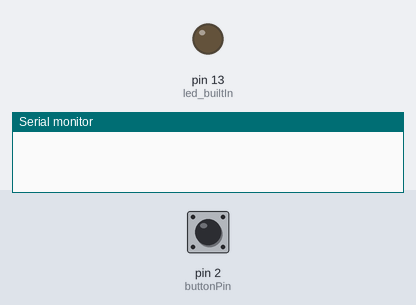
The sketch below on a simulated Arduino Uno, built with avr-gcc and run on an emulated ATmega328P. Parts: output pins drawn as LEDs (lit = HIGH), the last lines printed to the serial monitor. Inputs (shaded band) come from the test bench; at power-on: pin 2 (buttonPin) HIGH.

Above: at 1.2 s.
1.3 s: pin 2 (buttonPin) pulled LOW for 0.15 s
At 3.6 s:
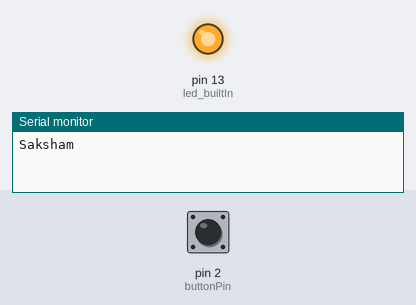
Timing chart, 0 to 10.4 s (numbered marks = the images above; inputs shaded):
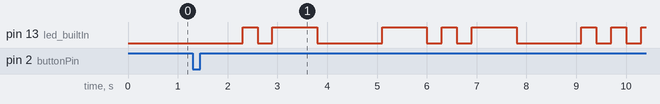

Measured:
- after the input at 1.3 s, pin 13 (led_builtIn): LOW → HIGH after 1.0 s, → LOW 0.30 s later, → HIGH 0.30 s later, → LOW 0.90 s later, … (15 changes in this stretch)

The sketch:

morsecode.ino
```cpp
// Pin configuration
int led_builtIn = 13; // Pin number for the built-in LED
volatile int currentindex = 0; // Index to keep track of the current character

// Button configuration
int buttonPin = 2; // Pin number for the button
String name = "Saksham"; // Name to be blinked in Morse code
bool isBlinking = false; // Flag to indicate if blinking is in progress

// Setup function runs once at the beginning
void setup() {
  pinMode(led_builtIn, OUTPUT); // Set LED pin as output
  pinMode(buttonPin, INPUT_PULLUP); // Set button pin as input with pull-up resistor
  attachInterrupt(digitalPinToInterrupt(buttonPin), start, FALLING); // Attach interrupt to the button pin, trigger on falling edge, call start function
  Serial.begin(9600); // Start serial communication for debugging
}

// Interrupt service routine (ISR) for the button press
void start() {
  isBlinking = true; // Set the flag to start blinking
  currentindex = 0; // Reset the character index
}

// Main loop that runs continuously
void loop() {
  if (isBlinking) { // Check if blinking is requested
    Serial.println(name); // Print the name to serial for debugging
    BlinkName(); // Call the function to blink the name in Morse code
    isBlinking = false; // Reset the blinking flag
  }
}

// Function to blink the characters of the name in Morse code
void BlinkName() {
  for (currentindex; currentindex < name.length(); currentindex++) { // Loop through each character in the name
    BlinkCharacters(name[currentindex]); // Call the function to blink the Morse code for the current character
    delay(1000); // Delay between characters
  }
}

// Functions to blink Morse code for dots and dashes
void BlinkDot() {
  digitalWrite(led_builtIn, HIGH);
  delay(300);
  digitalWrite(led_builtIn, LOW);
  delay(300);
}

void BlinkDash() {
  digitalWrite(led_builtIn, HIGH);
  delay(900);
  digitalWrite(led_builtIn, LOW);
  delay(300);
}

// Function to blink Morse code for each character
void BlinkCharacters(char curcharacter) {
  // Morse code for each letter
  if (curcharacter == 'a') {
    BlinkDot();
    BlinkDash();
  }
    if (curcharacter == 'b') {
    BlinkDash();
    BlinkDot();
    BlinkDot();
    BlinkDot();
  }
  if (curcharacter == 'c') {
    BlinkDash();
    BlinkDot();
    BlinkDash();
    BlinkDot();
  }
  if (curcharacter == 'd') {
    BlinkDash();
    BlinkDot();
    BlinkDot();
  }
  if (curcharacter == 'e') {
    BlinkDot();
  }
  if (curcharacter == 'f') {
    BlinkDot();
    BlinkDot();
    BlinkDash();
    BlinkDot();
  }
  if (curcharacter == 'g') {
    BlinkDash();
    BlinkDash();
    BlinkDot();
  }
  if (curcharacter == 'h') {
    BlinkDot();
    BlinkDot();
    BlinkDot();
    BlinkDot();
  }
  if (curcharacter == 'i') {
    BlinkDot();
    BlinkDot();
  }
  if (curcharacter == 'j') {
    BlinkDot();
    BlinkDash();
    BlinkDash();
    BlinkDash();
  }
  if (curcharacter == 'k') {
    BlinkDash();
    BlinkDot();
    BlinkDash();
  }
  if (curcharacter == 'l') {
    BlinkDot();
    BlinkDash();
    BlinkDot();
    BlinkDot();
  }
  if (curcharacter == 'm') {
    BlinkDash();
    BlinkDash();
  }
  if (curcharacter == 'n') {
    BlinkDash();
    BlinkDot();
  }
  if (curcharacter == 'o') {
    BlinkDash();
    BlinkDash();
    BlinkDash();
  }
  if (curcharacter == 'p') {
    BlinkDot();
    BlinkDash();
    BlinkDash();
    BlinkDot();
  }
  if (curcharacter == 'q') {
    BlinkDash();
    BlinkDash();
    BlinkDot();
    BlinkDash();
  }
  if (curcharacter == 'r') {
    BlinkDot();
    BlinkDash();
    BlinkDot();
  }
  if (curcharacter == 's') {
    BlinkDot();
    BlinkDot();
    BlinkDot();
  }
  if (curcharacter == 't') {
    BlinkDash();
  }
  if (curcharacter == 'u') {
    BlinkDot();
    BlinkDot();
    BlinkDash();
  }
  if (curcharacter == 'v') {
    BlinkDot();
    BlinkDot();
    BlinkDot();
    BlinkDash();
  }
  if (curcharacter == 'w') {
    BlinkDot();
    BlinkDash();
    BlinkDash();
  }
  if (curcharacter == 'x') {
    BlinkDash();
    BlinkDot();
    BlinkDot();
    BlinkDash();
  }
  if (curcharacter == 'y') {
    BlinkDash();
    BlinkDot();
    BlinkDash();
    BlinkDash();
  }
  if (curcharacter == 'z') {
    BlinkDash();
    BlinkDash();
    BlinkDot();
    BlinkDot();
  }
}
```
